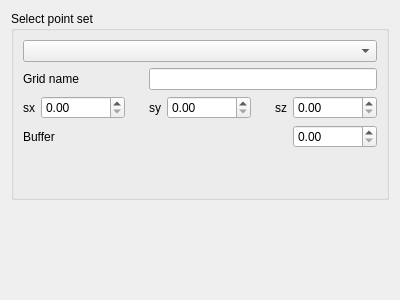
<?xml version="1.0" encoding="UTF-8"?>
<ui version="4.0">
 <class>Form</class>
 <widget class="QWidget" name="Form">
  <property name="geometry">
   <rect>
    <x>0</x>
    <y>0</y>
    <width>400</width>
    <height>300</height>
   </rect>
  </property>
  <property name="windowTitle">
   <string>Form</string>
  </property>
  <property name="AlgorithmCategory" stdset="0">
   <string>LPM-Geomod_Suite</string>
  </property>
  <property name="AlgorithmDescription" stdset="0">
   <string>creates a grid automatically</string>
  </property>
  <layout class="QGridLayout" name="gridLayout">
   <item row="4" column="0">
    <spacer name="verticalSpacer_2">
     <property name="orientation">
      <enum>Qt::Vertical</enum>
     </property>
     <property name="sizeHint" stdset="0">
      <size>
       <width>20</width>
       <height>40</height>
      </size>
     </property>
    </spacer>
   </item>
   <item row="2" column="0">
    <widget class="QGroupBox" name="groupBox">
     <property name="title">
      <string>Select point set</string>
     </property>
     <layout class="QGridLayout" name="gridLayout_2">
      <item row="5" column="5">
       <spacer name="horizontalSpacer_2">
        <property name="orientation">
         <enum>Qt::Horizontal</enum>
        </property>
        <property name="sizeHint" stdset="0">
         <size>
          <width>40</width>
          <height>20</height>
         </size>
        </property>
       </spacer>
      </item>
      <item row="1" column="0" colspan="8">
       <widget class="GridSelectorBasic" name="gridselectorbasic">
        <property name="sizePolicy">
         <sizepolicy hsizetype="Expanding" vsizetype="Fixed">
          <horstretch>0</horstretch>
          <verstretch>0</verstretch>
         </sizepolicy>
        </property>
       </widget>
      </item>
      <item row="2" column="0" colspan="3">
       <widget class="QLabel" name="label">
        <property name="text">
         <string>Grid name</string>
        </property>
       </widget>
      </item>
      <item row="2" column="3" colspan="5">
       <widget class="QLineEdit" name="lineEdit">
        <property name="sizePolicy">
         <sizepolicy hsizetype="Preferred" vsizetype="Fixed">
          <horstretch>0</horstretch>
          <verstretch>0</verstretch>
         </sizepolicy>
        </property>
       </widget>
      </item>
      <item row="5" column="2">
       <spacer name="horizontalSpacer">
        <property name="orientation">
         <enum>Qt::Horizontal</enum>
        </property>
        <property name="sizeHint" stdset="0">
         <size>
          <width>40</width>
          <height>20</height>
         </size>
        </property>
       </spacer>
      </item>
      <item row="7" column="4">
       <spacer name="verticalSpacer">
        <property name="orientation">
         <enum>Qt::Vertical</enum>
        </property>
        <property name="sizeHint" stdset="0">
         <size>
          <width>20</width>
          <height>40</height>
         </size>
        </property>
       </spacer>
      </item>
      <item row="5" column="6">
       <widget class="QLabel" name="label_4">
        <property name="sizePolicy">
         <sizepolicy hsizetype="Fixed" vsizetype="Preferred">
          <horstretch>0</horstretch>
          <verstretch>0</verstretch>
         </sizepolicy>
        </property>
        <property name="text">
         <string>sz</string>
        </property>
       </widget>
      </item>
      <item row="5" column="3">
       <widget class="QLabel" name="label_3">
        <property name="sizePolicy">
         <sizepolicy hsizetype="Fixed" vsizetype="Preferred">
          <horstretch>0</horstretch>
          <verstretch>0</verstretch>
         </sizepolicy>
        </property>
        <property name="text">
         <string>sy</string>
        </property>
       </widget>
      </item>
      <item row="5" column="4">
       <widget class="QDoubleSpinBox" name="doubleSpinBox_2">
        <property name="sizePolicy">
         <sizepolicy hsizetype="Fixed" vsizetype="Fixed">
          <horstretch>0</horstretch>
          <verstretch>0</verstretch>
         </sizepolicy>
        </property>
        <property name="maximum">
         <double>99999999.000000000000000</double>
        </property>
        <property name="singleStep">
         <double>0.100000000000000</double>
        </property>
       </widget>
      </item>
      <item row="5" column="7">
       <widget class="QDoubleSpinBox" name="doubleSpinBox_3">
        <property name="sizePolicy">
         <sizepolicy hsizetype="Fixed" vsizetype="Fixed">
          <horstretch>0</horstretch>
          <verstretch>0</verstretch>
         </sizepolicy>
        </property>
        <property name="maximum">
         <double>99999999.000000000000000</double>
        </property>
        <property name="singleStep">
         <double>0.100000000000000</double>
        </property>
       </widget>
      </item>
      <item row="5" column="0">
       <widget class="QLabel" name="label_2">
        <property name="sizePolicy">
         <sizepolicy hsizetype="Fixed" vsizetype="Preferred">
          <horstretch>0</horstretch>
          <verstretch>0</verstretch>
         </sizepolicy>
        </property>
        <property name="text">
         <string>sx</string>
        </property>
       </widget>
      </item>
      <item row="5" column="1">
       <widget class="QDoubleSpinBox" name="doubleSpinBox">
        <property name="sizePolicy">
         <sizepolicy hsizetype="Fixed" vsizetype="Fixed">
          <horstretch>0</horstretch>
          <verstretch>0</verstretch>
         </sizepolicy>
        </property>
        <property name="maximum">
         <double>99999999.000000000000000</double>
        </property>
       </widget>
      </item>
      <item row="6" column="7">
       <widget class="QDoubleSpinBox" name="doubleSpinBox_4">
        <property name="sizePolicy">
         <sizepolicy hsizetype="Fixed" vsizetype="Fixed">
          <horstretch>0</horstretch>
          <verstretch>0</verstretch>
         </sizepolicy>
        </property>
        <property name="maximum">
         <double>99999999.000000000000000</double>
        </property>
        <property name="singleStep">
         <double>0.100000000000000</double>
        </property>
       </widget>
      </item>
      <item row="6" column="0" colspan="3">
       <widget class="QLabel" name="label_5">
        <property name="text">
         <string>Buffer</string>
        </property>
       </widget>
      </item>
     </layout>
    </widget>
   </item>
  </layout>
 </widget>
 <customwidgets>
  <customwidget>
   <class>GridSelectorBasic</class>
   <extends>QComboBox</extends>
   <header>qtplugins/selectors.h</header>
  </customwidget>
 </customwidgets>
 <resources/>
 <connections/>
</ui>
